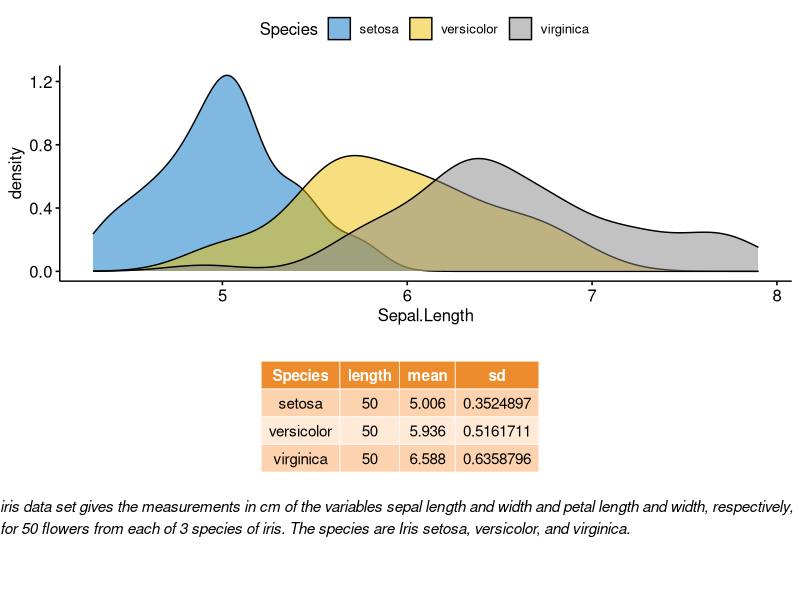

This chart was generated by the following R code:
## ---- chunk 1
knitr::opts_chunk$set(echo = TRUE)
## ---- chunk 2
library(ggplot2)
library(ggpubr)
## ---- chunk 3
# Density plot of "Sepal.Length"
#::::::::::::::::::::::::::::::::::::::
density.p <- ggdensity(iris, x = "Sepal.Length", 
                       fill = "Species", palette = "jco")
# Draw the summary table of Sepal.Length
#::::::::::::::::::::::::::::::::::::::
# Compute descriptive statistics by groups
stable <- desc_statby(iris, measure.var = "Sepal.Length",
                      grps = "Species")
stable <- stable[, c("Species", "length", "mean", "sd")]
# Summary table plot, medium orange theme
stable.p <- ggtexttable(stable, rows = NULL, 
                        theme = ttheme("mOrange"))
# Draw text
#::::::::::::::::::::::::::::::::::::::
text <- paste("iris data set gives the measurements in cm",
              "of the variables sepal length and width",
              "and petal length and width, respectively,",
              "for 50 flowers from each of 3 species of iris.",
             "The species are Iris setosa, versicolor, and virginica.",
             sep = " ")
text.p <- ggparagraph(text = text, face = "italic", size = 11, color = "black")
# Arrange the plots on the same page
ggarrange(density.p, stable.p, text.p, 
          ncol = 1, nrow = 3,
          heights = c(1, 0.5, 0.3))
